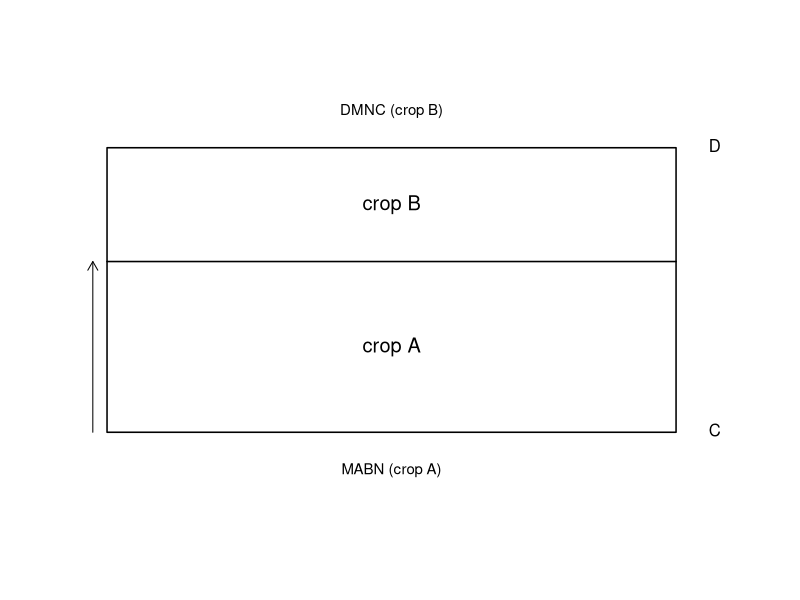
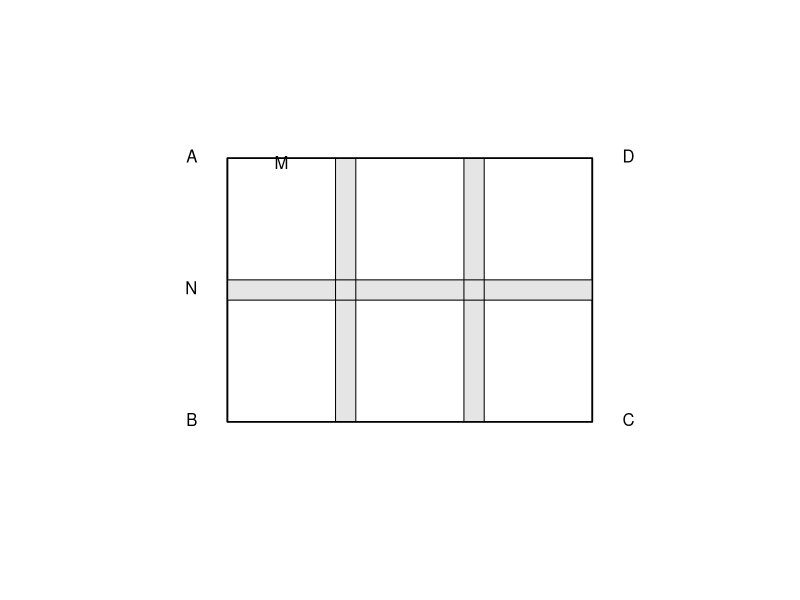

Write the R code that produced these figures, in order.
setwd("C:/Users/18904/Github/junior-mathematics/codes")
if(!dir.exists("../figures"))dir.create("../figures")

# week47-1: horizontal division of 200x100 field, AM=60 (crop A in bottom strip)
draw1=function(){
  plot(0,0,xlim=c(0,220),ylim=c(-15,115),type="n",asp=1,axes=FALSE,xlab="",ylab="")
  rect(0,0,200,100,lwd=1.5)
  segments(0,60,200,60,lwd=1.5,lty=1)
  text(100,30,"crop A",cex=1.2)
  text(100,80,"crop B",cex=1.2)
  text(-8,60,"A",pos=2,cex=1)
  text(-8,0,"B",pos=2,cex=1)
  text(208,100,"D",pos=4,cex=1)
  text(208,0,"C",pos=4,cex=1)
  text(100,-8,"MABN (crop A)",pos=1,cex=0.9)
  text(100,108,"DMNC (crop B)",pos=3,cex=0.9)
  arrows(-5,0,-5,60,length=0.1);text(-12,30,"AM",pos=2,cex=0.9)
}
cairo_pdf("../figures/week47-1.pdf",width=4,height=4,family="sans");draw1();dev.off()
svglite::svglite("../figures/week47-1.svg",width=4,height=4);draw1();dev.off()

# week47-2: 18x13 field with 2 vertical + 1 horizontal channel, 6 lawns
draw2=function(){
  plot(0,0,xlim=c(-3,22),ylim=c(-3,16),type="n",asp=1,axes=FALSE,xlab="",ylab="")
  # channels width 1, lawn w=16/3 ~ 5.33, h=6
  # total width 18 = 3*5.333 + 2*1
  w=16/3;d=1
  x0=0
  rect(x0,0,x0+18,13,lwd=1.5)
  # vertical channels at x0+w and x0+w+d
  rect(x0+w,0,x0+w+d,13,col="gray90",border=NA)
  rect(x0+2*w+d,0,x0+2*w+2*d,13,col="gray90",border=NA)
  # horizontal channel at y=h=6
  rect(0,6,18,7,col="gray90",border=NA)
  boxcol=1
  rect(0,0,18,13,lwd=1.5)
  segments(x0+w,0,x0+w,13,lwd=1)
  segments(x0+w+d,0,x0+w+d,13,lwd=1)
  segments(x0+2*w+d,0,x0+2*w+d,13,lwd=1)
  segments(x0+2*w+2*d,0,x0+2*w+2*d,13,lwd=1)
  segments(0,6,18,6,lwd=1)
  segments(0,7,18,7,lwd=1)
  text(-1,13,"A",pos=2,cex=1);text(-1,0,"B",pos=2,cex=1)
  text(19,13,"D",pos=4,cex=1);text(19,0,"C",pos=4,cex=1)
  text(x0+w/2,13.5,"M",pos=1,cex=1)
  text(-1,6.5,"N",pos=2,cex=1)
}
cairo_pdf("../figures/week47-2.pdf",width=4,height=4,family="sans");draw2();dev.off()
svglite::svglite("../figures/week47-2.svg",width=4,height=4);draw2();dev.off()
